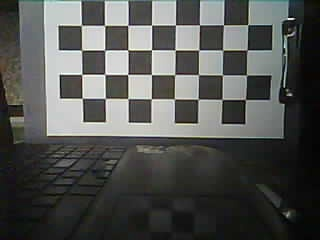
#> input picture calib/left/img_003.jpg, 320 x 240 px
$ python demo.py
#> lines starting #> are read from the running program, lines starting #| are printed output that depends on the picture
import cv2
import numpy as np
import matplotlib.pyplot as plt

params = np.load("stereo_params.npz")
#> (reads stereo_params.npz from the repository)
f = float(params["fx"])           # focal length in pixels
B = float(params["baseline_cm"])  # baseline in cm

print("Using f =", f, "px, B =", B, "cm")

left_path  = "calib/left/img_003.jpg"
right_path = "calib/right/img_003.jpg"

imgL = cv2.imread(left_path)
#> imgL is the input picture: shape (240, 320, 3); mean B, G, R 80.2, 82.8, 81.4
imgR = cv2.imread(right_path)
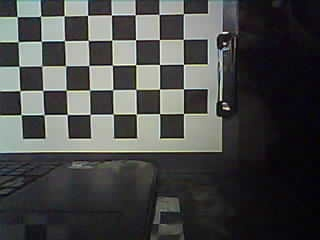
#> input picture calib/right/img_003.jpg, 320 x 240 px
#> imgR is the input picture: shape (240, 320, 3); mean B, G, R 70.7, 72, 71

h, w = imgL.shape[:2]
#> h = 240; w = 320
cx, cy = w / 2.0, h / 2.0   # principal point approx (better if from calibration)
#> cx = 160; cy = 120

pts = []

def onclick(event):
    if event.xdata is not None and event.ydata is not None:
        pts.append((event.xdata, event.ydata))
        print("Clicked:", pts[-1])
        if len(pts) == 2:
            plt.close()

fig, ax = plt.subplots(1, 2, figsize=(10, 4))
ax[0].imshow(cv2.cvtColor(imgL, cv2.COLOR_BGR2RGB)); ax[0].set_title("Left – click point")
ax[1].imshow(cv2.cvtColor(imgR, cv2.COLOR_BGR2RGB)); ax[1].set_title("Right – click same point")
cid = fig.canvas.mpl_connect('button_press_event', onclick)
plt.show()
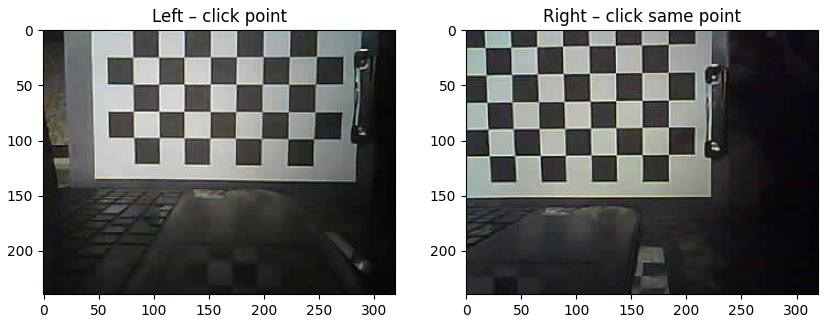
#> figure drawn by matplotlib, 2 panels

#> (the run stopped early here; a loop or call above may not have finished)
